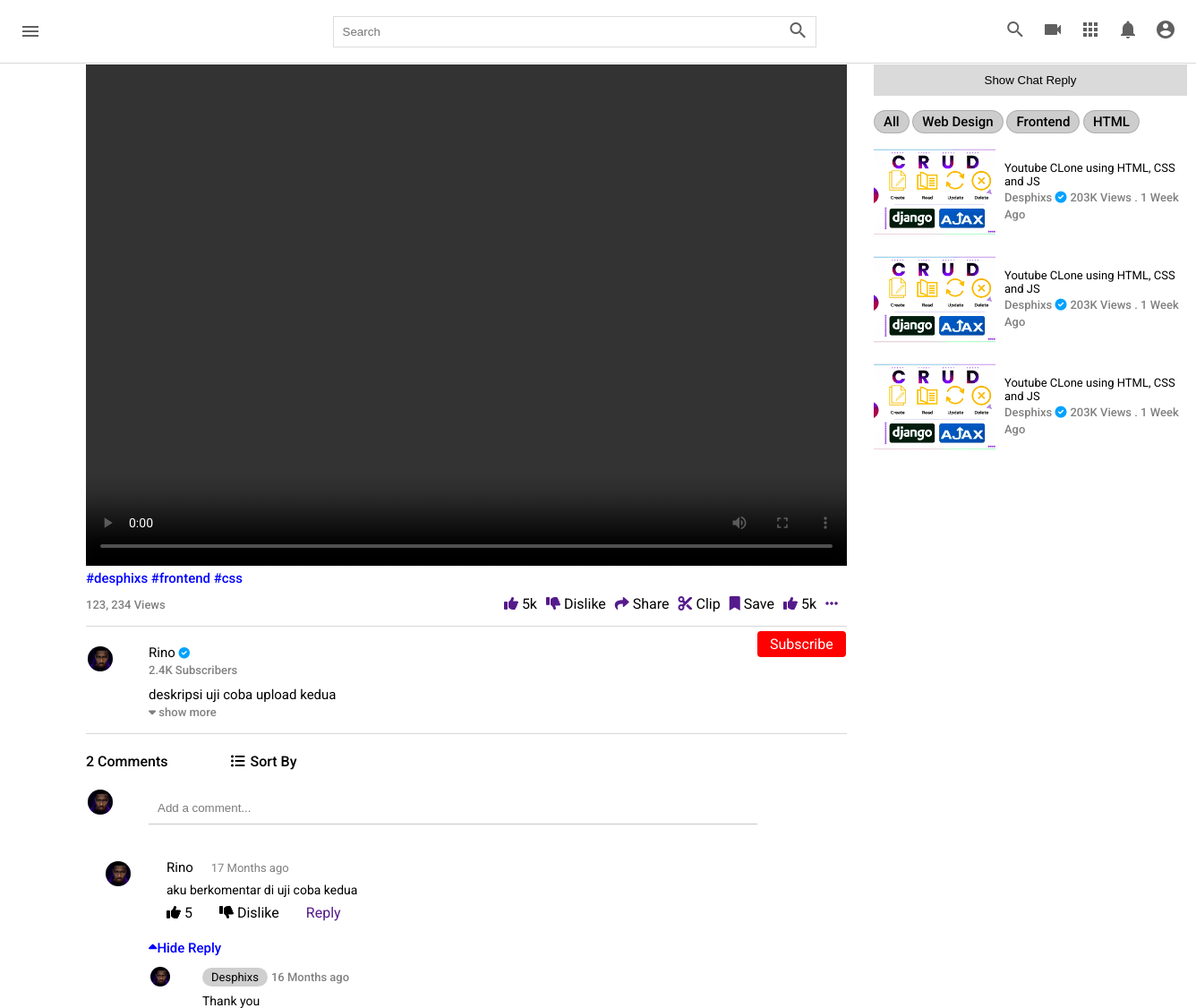
Before: /videos/2/ with the older database file.
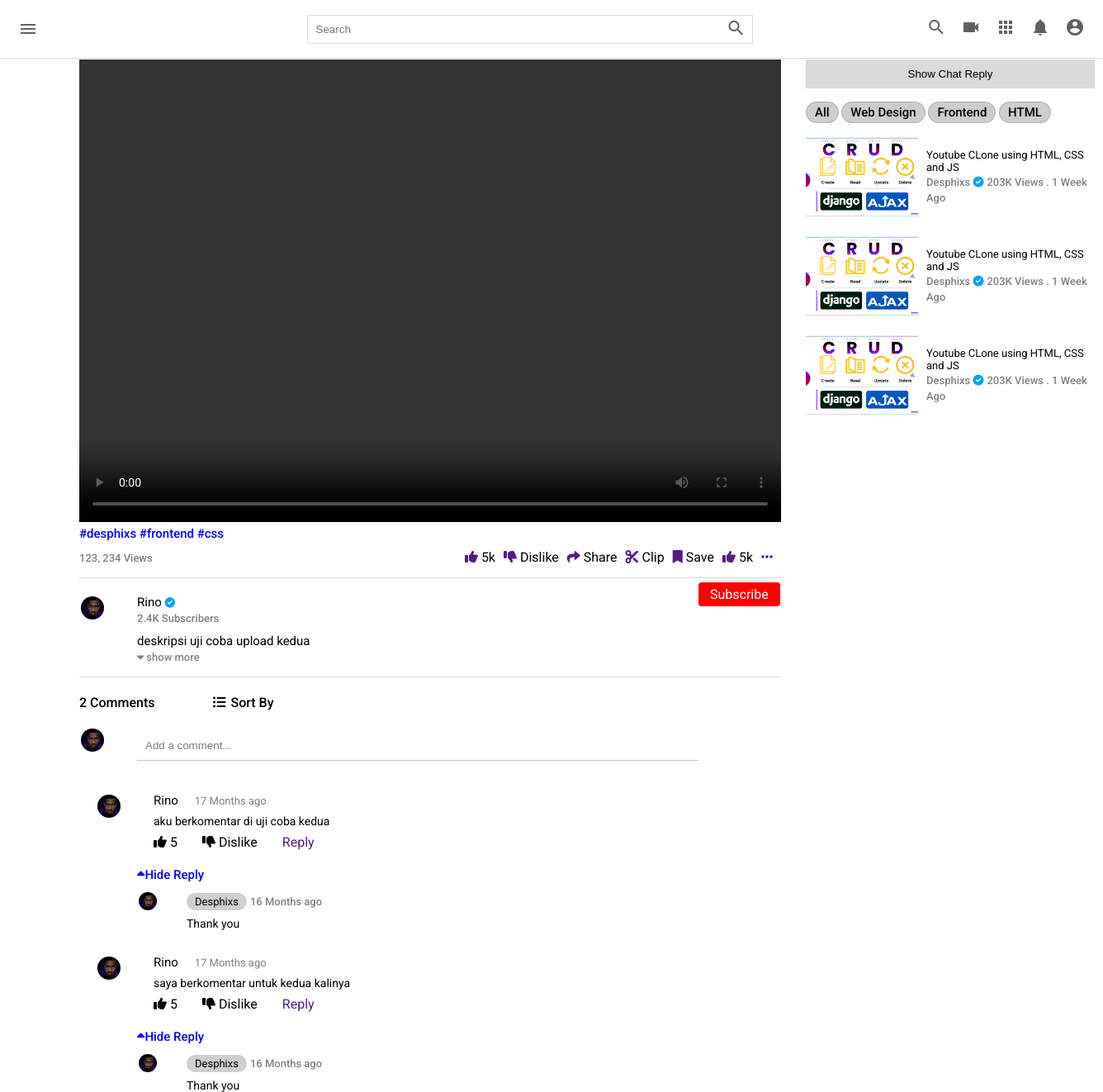
After: the same page with the newer database file.
### youtubeClone/models.py (models this page shows, shortened)
class Comment(models.Model):
    video = models.ForeignKey(Video, on_delete=models.CASCADE)
    user = models.ForeignKey(User, on_delete=models.CASCADE)
    active = models.BooleanField(default=True)
    comment = models.TextField()
    created_at = models.DateTimeField(auto_now_add=True)

### userauths/models.py (models this page shows, shortened)
class User(AbstractUser):
    email = models.EmailField(unique=True, null=True)
    username = models.CharField(max_length=100)
    USERNAME_FIELD = 'email'
    REQUIRED_FIELDS = ['username']

### youtubeClone/views.py (the view)
# urls.py: path("videos/<video_id>/", views.video_detail, name="video_detail"),
def video_detail(request, video_id):
    video = get_object_or_404(Video, id=video_id)
    comments = Comment.objects.filter(video=video)
    if request.method == "POST":
        comment_form = CommentForm(request.POST)
        if comment_form.is_valid:
            comment = comment_form.save(commit=False)
            get_video_id = request.POST.get("video_id")
            video = Video.objects.get(id=get_video_id)
            comment.video = video
            comment.user = request.user
            comment.save()
    else:
        comment_form = CommentForm()
    context = {
        "video": video,
        "comment_form": comment_form,
        "comments": comments,
    }
    return render(request, "video.html", context)

### youtubeClone/forms.py
class CommentForm(forms.ModelForm):
    class Meta:
        model = Comment
        fields = ["comment",]

### templates/video.html (shortened to what the changed rows need)
{% load static %}
<!DOCTYPE html>
<html lang="en">
<head>
    <link rel="stylesheet" href="{% static "css/style.css" %}" type="text/css">
    <link rel="stylesheet" href="{% static "css/single.css" %}" type="text/css">
    <link rel="stylesheet" href="https://use.fontawesome.com/releases/v6.0.0/css/all.css" />
</head>
<body>
    <main class="single_pages">
        <section class="video_items flex">
            <div class="left">
                <div class="left_content">
                    {% for c in comments %}
                    <div class="details_Comment">
                        <div class="details flex">
                            <div class="img">
                                <img  src="images/logo.jpg" alt="">
                            </div>
                            <div class="heading">
                                <h4>{{c.user.first_name}}<span>17 Months ago</span></h4>
                                <p>{{c.comment}}</p>
                                <div class="comment-like flex">
                                    <div class="icon">
                                        <i class="fa fa-thumbs-up"></i>
                                        <label for="">5</label>
                                    </div>
                                    <div class="icon">
                                        <i class="fa fa-thumbs-down"></i>
                                        <label for="">Dislike</label>
                                    </div>
                                    <div class="icon">
                                        <label for=""><a href="">Reply</a></label>
                                    </div>
                                </div>
                            </div>
                        </div>
                    </div>
                    <div class="replay">
                        <label for="" class="tags"><i class="fa fa-caret-up"></i>Hide Reply</label>
                        <div class="replay-details flex">
                            <div class="img">
                                <img src="images/logo.jpg"  alt="">
                            </div>
                            <div class="text">
                                <h4><label for="">Desphixs</label> <span>16 Months ago</span> </h4>
                                <p>Thank you</p>
                            </div>
                        </div>
                    </div>
                    {% endfor %}
                </div>
            </div>
        </section>
    </main>
</body>
</html>

Changed rows visible on the page:
added Comment: user.first_name "Rino", comment "saya berkomentar untuk kedua kalinya"
